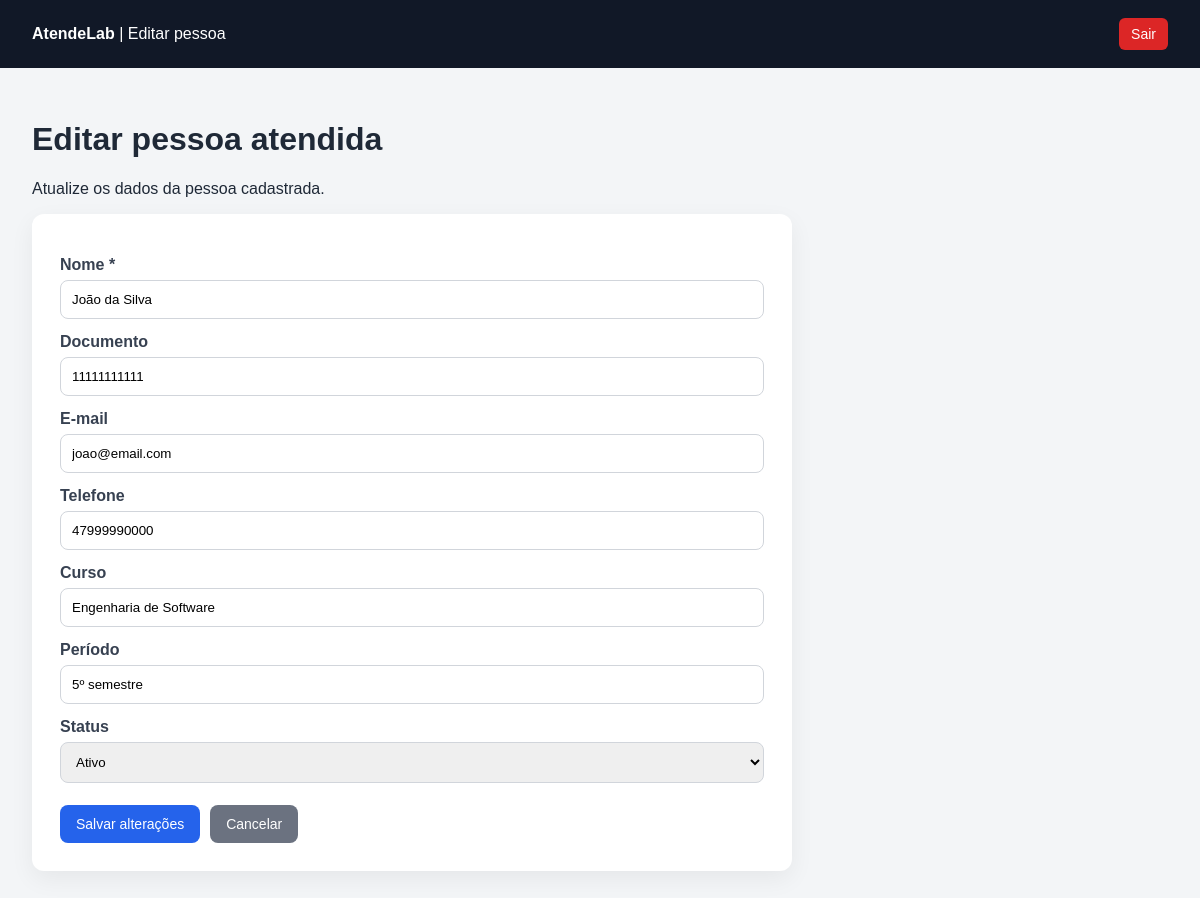
/pessoas/editar.php?id=1 (signed in), run on an earlier commit of the app's database.
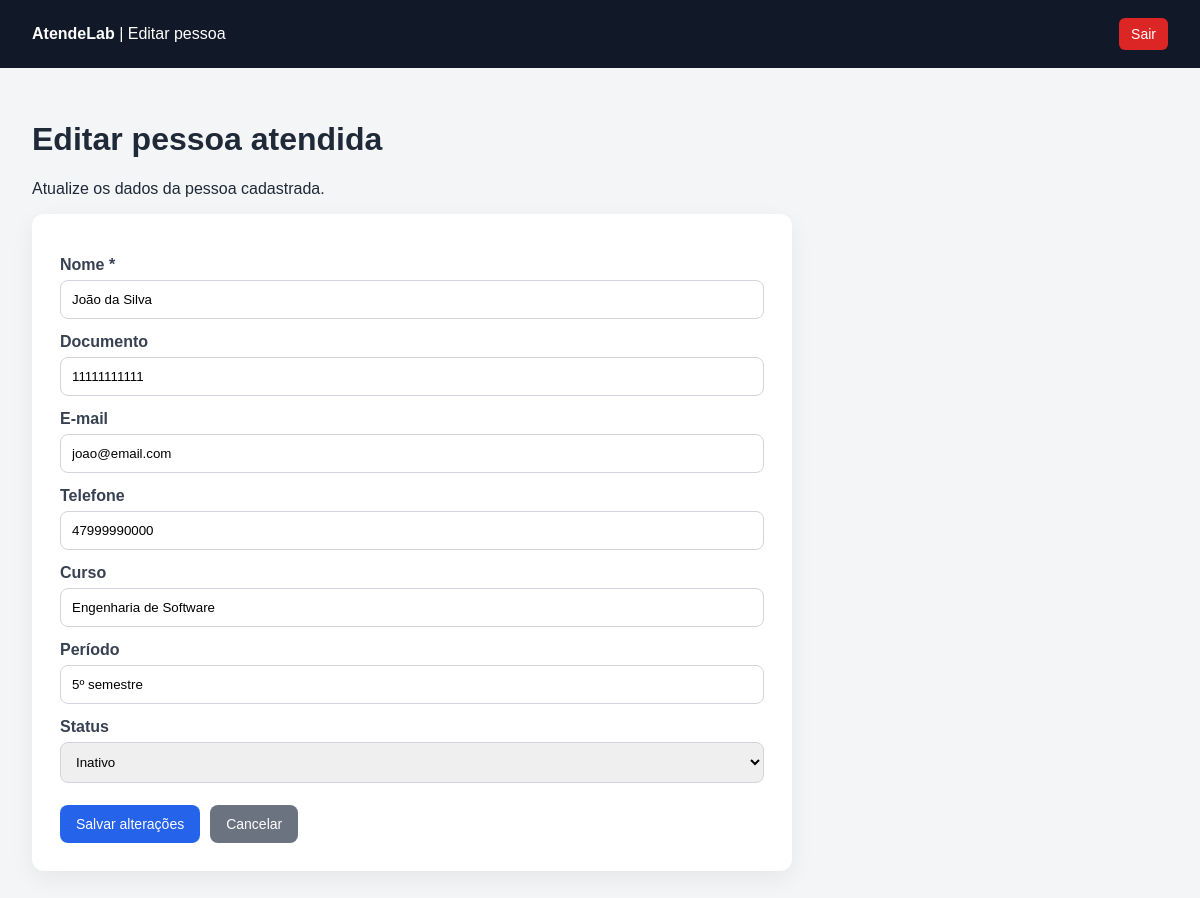
And on a later commit of the database.
### tables this page shows
CREATE TABLE `pessoas` (
  `id` int(11) NOT NULL,
  `nome` varchar(150) NOT NULL,
  `documento` varchar(30) NOT NULL,
  `email` varchar(150) NOT NULL,
  `telefone` varchar(20) DEFAULT NULL,
  `curso` varchar(120) DEFAULT NULL,
  `periodo` varchar(20) DEFAULT NULL,
  `status` enum('ativo','inativo') DEFAULT 'ativo',
  `criado_em` timestamp NOT NULL DEFAULT current_timestamp(),
  `observacoes` text DEFAULT NULL,
  `atualizado_em` timestamp NOT NULL DEFAULT current_timestamp() ON UPDATE current_timestamp()
);

### pessoas/editar.php (the view, shortened to what this page needs)
<?php
require_once __DIR__ . '/../config/database.php';
$id = $_GET['id'] ?? null;
$sql = "SELECT * FROM pessoas WHERE id = :id LIMIT 1";
$stmt = $pdo->prepare($sql);
$stmt->bindParam(':id', $id);
$stmt->execute();
$pessoa = $stmt->fetch(PDO::FETCH_ASSOC);
?>
<!DOCTYPE html>
<html lang="pt-br">
<head>
</head>
<body>
<header>
    <div>
        <strong>AtendeLab</strong>
        <span> | Editar pessoa</span>
    </div>
    <a href="../logout.php">Sair</a>
</header>
<main>
    <h1>Editar pessoa atendida</h1>
    <p>Atualize os dados da pessoa cadastrada.</p>
    <div class="card">
        <form method="POST" action="">
            <label for="nome">Nome *</label>
            <input type="text" id="nome" name="nome" value="<?php echo htmlspecialchars($pessoa['nome']); ?>" required>
            <label for="documento">Documento</label>
            <input type="text" id="documento" name="documento" value="<?php echo htmlspecialchars($pessoa['documento']); ?>">
            <label for="email">E-mail</label>
            <input type="email" id="email" name="email" value="<?php echo htmlspecialchars($pessoa['email']); ?>">
            <label for="telefone">Telefone</label>
            <input type="text" id="telefone" name="telefone" value="<?php echo htmlspecialchars($pessoa['telefone']); ?>">
            <label for="curso">Curso</label>
            <input type="text" id="curso" name="curso" value="<?php echo htmlspecialchars($pessoa['curso']); ?>">
            <label for="periodo">Período</label>
            <input type="text" id="periodo" name="periodo" value="<?php echo htmlspecialchars($pessoa['periodo']); ?>">
            <label for="status">Status</label>
            <select id="status" name="status">
                <option value="ativo" <?php echo $pessoa['status'] === 'ativo' ? 'selected' : ''; ?>>Ativo</option>
                <option value="inativo" <?php echo $pessoa['status'] === 'inativo' ? 'selected' : ''; ?>>Inativo</option>
            </select>
            <div class="botoes">
                <button class="btn" type="submit">Salvar alterações</button>
                <a class="btn btn-secundario" href="index.php">Cancelar</a>
            </div>
        </form>
    </div>
</main>
</body>
</html>

What changed in the data, as far as the page shows it:
changed pessoas "João da Silva": status "Ativo" → "Inativo"
